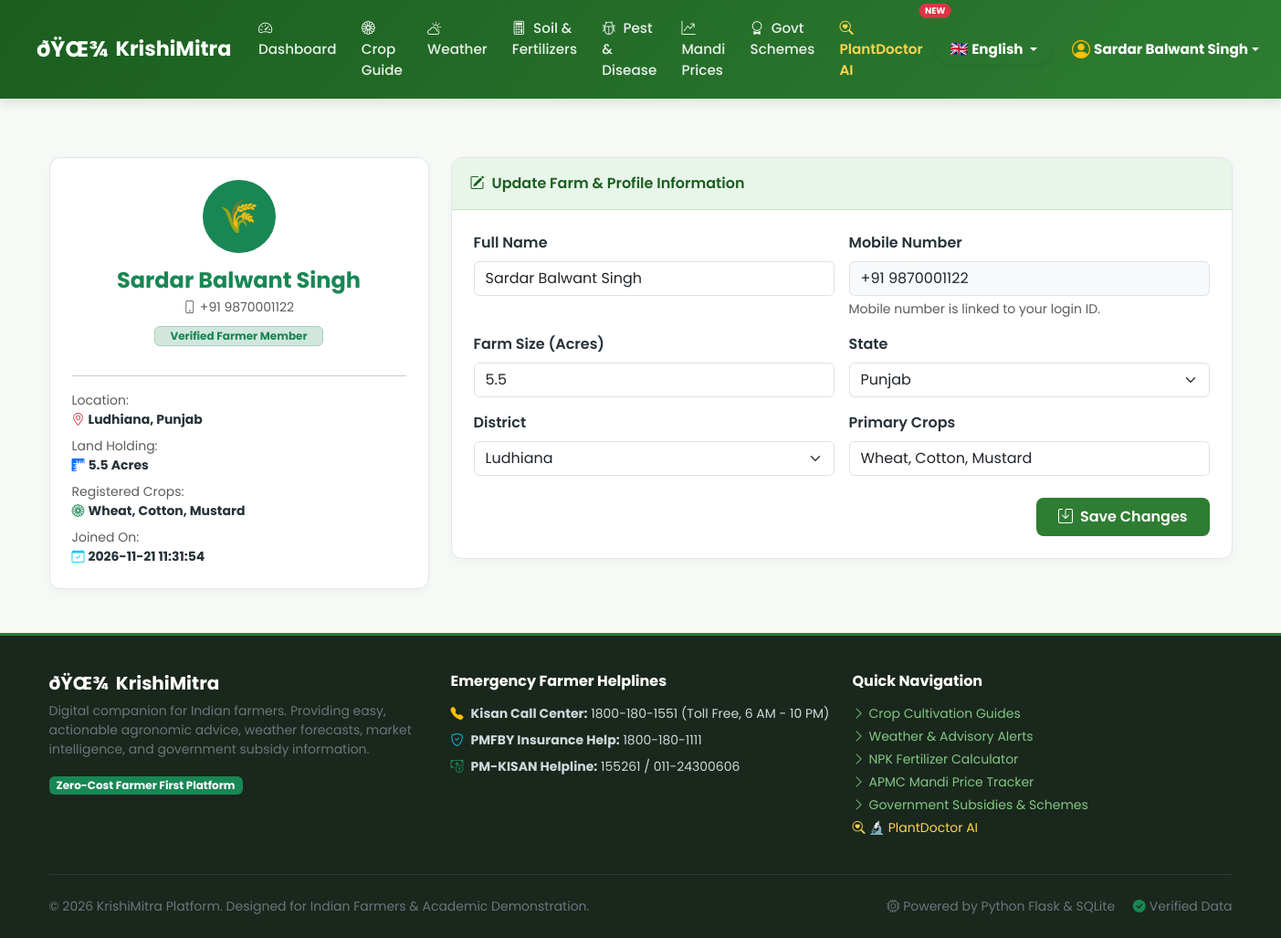
/auth/profile (signed in), run on the app's committed database.
### tables this page shows
CREATE TABLE farmers (
    id INTEGER PRIMARY KEY AUTOINCREMENT,
    name TEXT NOT NULL,
    mobile TEXT UNIQUE NOT NULL,
    password_hash TEXT NOT NULL,
    state TEXT NOT NULL DEFAULT 'Maharashtra',
    district TEXT NOT NULL,
    farm_size REAL NOT NULL DEFAULT 1.0,
    primary_crops TEXT,
    created_at TIMESTAMP DEFAULT CURRENT_TIMESTAMP
);

### app/routes/auth.py (the view, shortened to what this page needs)
@auth_bp.route('/profile', methods=['GET', 'POST'])
@login_required
def profile():
    db = get_db()
    farmer = get_current_farmer()
    return render_template('auth/profile.html', farmer=farmer, states=INDIAN_STATES_DISTRICTS)

### app/database/db.py (called while the page is built, shortened)
def get_db():
    if 'db' not in g:
        db_url = current_app.config.get('DATABASE_URL') or os.environ.get('DATABASE_URL')
        db_path = current_app.config.get('DATABASE', 'krishimitra.db')
        conn = sqlite3.connect(db_path)
        conn.row_factory = sqlite3.Row
        g.db = conn
        g.db_backend = 'sqlite'
    return g.db

### app/routes/helpers.py (called while the page is built)
def login_required(view):
    @functools.wraps(view)
    def wrapped_view(**kwargs):
        if session.get('farmer_id') is None:
            flash('Please log in to access this page.', 'warning')
            return redirect(url_for('auth.login'))
        return view(**kwargs)
    return wrapped_view

def get_current_farmer():
    farmer_id = session.get('farmer_id')
    if farmer_id is None:
        return None
    db = get_db()
    farmer = db.execute("SELECT * FROM farmers WHERE id = ?", (farmer_id,)).fetchone()
    return farmer

### app/translations/languages.py (called while the page is built)
def get_translation(key: str, lang: str = 'en') -> str:
    if not lang or lang not in SUPPORTED_LANGUAGES:
        lang = 'en'
    entry = TRANSLATIONS.get(key)
    if not entry:
        return key
    return entry.get(lang, entry.get('en', key))

### app/templates/auth/profile.html (shortened to what this page needs)
{% extends "base.html" %}
{% block content %}
<div class="container py-5">
  <div class="row g-4">
    <div class="col-lg-4">
      <div class="farm-card text-center p-4">
        <div class="mb-3">
          <div class="bg-success text-white rounded-circle d-inline-flex align-items-center justify-content-center" style="width: 80px; height: 80px; font-size: 2.2rem;">
            🌾
          </div>
        </div>
        <h4 class="fw-bold text-success mb-1">{{ farmer['name'] }}</h4>
        <p class="text-muted small mb-2"><i class="bi bi-phone me-1"></i>+91 {{ farmer['mobile'] }}</p>
        <span class="badge bg-success-subtle text-success border border-success-subtle px-3 py-1 mb-3">
          Verified Farmer Member
        </span>
        <hr class="my-3">
        <div class="text-start">
          <div class="mb-2 small">
            <span class="text-muted d-block">Location:</span>
            <strong><i class="bi bi-geo-alt text-danger me-1"></i>{{ farmer['district'] }}, {{ farmer['state'] }}</strong>
          </div>
          <div class="mb-2 small">
            <span class="text-muted d-block">Land Holding:</span>
            <strong><i class="bi bi-rulers text-primary me-1"></i>{{ farmer['farm_size'] }} Acres</strong>
          </div>
          <div class="mb-2 small">
            <span class="text-muted d-block">Registered Crops:</span>
            <strong><i class="bi bi-flower1 text-success me-1"></i>{{ farmer['primary_crops'] or 'None specified' }}</strong>
          </div>
          <div class="small">
            <span class="text-muted d-block">Joined On:</span>
            <strong><i class="bi bi-calendar-check text-info me-1"></i>{{ farmer['created_at'] }}</strong>
          </div>
        </div>
      </div>
    </div>
    <div class="col-lg-8">
      <div class="farm-card">
        <div class="card-header-agri d-flex align-items-center justify-content-between">
          <span><i class="bi bi-pencil-square me-2"></i>Update Farm & Profile Information</span>
        </div>
        <div class="p-4">
          <form method="POST" action="{{ url_for('auth.profile') }}">
            <div class="row g-3">
              <div class="col-md-6">
                <label for="name" class="form-label fw-semibold">Full Name</label>
                <input type="text" class="form-control" id="name" name="name" value="{{ farmer['name'] }}" required>
              </div>
              <div class="col-md-6">
                <label class="form-label fw-semibold">Mobile Number</label>
                <input type="text" class="form-control bg-light" value="+91 {{ farmer['mobile'] }}" readonly disabled>
                <div class="form-text">Mobile number is linked to your login ID.</div>
              </div>
              <div class="col-md-6">
                <label for="farm_size" class="form-label fw-semibold">Farm Size (Acres)</label>
                <input type="number" class="form-control" id="farm_size" name="farm_size" value="{{ farmer['farm_size'] }}" step="0.1" min="0.1" required>
              </div>
              <div class="col-md-6">
                <label for="stateSelect" class="form-label fw-semibold">State</label>
                <select class="form-select" id="stateSelect" name="state" required onchange="updateDistricts()">
                  {% for st in states.keys() %}
                    <option value="{{ st }}" {% if st == farmer['state'] %}selected{% endif %}>{{ st }}</option>
                  {% endfor %}
                </select>
              </div>
              <div class="col-md-6">
                <label for="districtSelect" class="form-label fw-semibold">District</label>
                <select class="form-select" id="districtSelect" name="district" required>
                </select>
              </div>
              <div class="col-md-6">
                <label for="primary_crops" class="form-label fw-semibold">Primary Crops</label>
                <input type="text" class="form-control" id="primary_crops" name="primary_crops" value="{{ farmer['primary_crops'] or '' }}" placeholder="e.g. Wheat, Rice, Cotton">
              </div>
            </div>
            <div class="mt-4 text-end">
              <button type="submit" class="btn btn-agri px-4">
                <i class="bi bi-save me-1"></i> Save Changes
              </button>
            </div>
          </form>
        </div>
      </div>
    </div>
  </div>
</div>
{% endblock %}

### app/templates/base.html (shortened to what this page needs)
<!DOCTYPE html>
<html lang="en">
<head>
  <link href="https://cdn.jsdelivr.net/npm/bootstrap@5.3.3/dist/css/bootstrap.min.css" rel="stylesheet">
  <link rel="stylesheet" href="https://cdn.jsdelivr.net/npm/bootstrap-icons@1.11.3/font/bootstrap-icons.min.css">
  <link rel="stylesheet" href="{{ url_for('static', filename='css/style.css') }}">
</head>
<body>
  <nav class="navbar navbar-expand-lg navbar-dark navbar-krishi sticky-top">
    <div class="container-fluid px-lg-4">
      <a class="navbar-brand" href="{{ url_for('main.home') }}">
        <span class="fs-4">ðŸŒ¾</span>
        <span>KrishiMitra</span>
      </a>
      <div class="collapse navbar-collapse" id="navContent">
        <ul class="navbar-nav me-auto mb-2 mb-lg-0">
          <li class="nav-item">
            <a class="nav-link" href="{{ url_for('main.dashboard') }}">
              <i class="bi bi-speedometer2 me-1"></i> {{ t('nav_dashboard') }}
            </a>
          </li>
          <li class="nav-item">
            <a class="nav-link" href="{{ url_for('crops.index') }}">
              <i class="bi bi-flower1 me-1"></i> {{ t('nav_crops') }}
            </a>
          </li>
          <li class="nav-item">
            <a class="nav-link" href="{{ url_for('weather.index') }}">
              <i class="bi bi-cloud-sun me-1"></i> {{ t('nav_weather') }}
            </a>
          </li>
          <li class="nav-item">
            <a class="nav-link" href="{{ url_for('soil.index') }}">
              <i class="bi bi-calculator me-1"></i> {{ t('nav_soil') }}
            </a>
          </li>
          <li class="nav-item">
            <a class="nav-link" href="{{ url_for('diseases.index') }}">
              <i class="bi bi-bug me-1"></i> {{ t('nav_diseases') }}
            </a>
          </li>
          <li class="nav-item">
            <a class="nav-link" href="{{ url_for('market.index') }}">
              <i class="bi bi-graph-up-arrow me-1"></i> {{ t('nav_market') }}
            </a>
          </li>
          <li class="nav-item">
            <a class="nav-link" href="{{ url_for('schemes.index') }}">
              <i class="bi bi-award me-1"></i> {{ t('nav_schemes') }}
            </a>
          </li>
          <li class="nav-item">
            <a class="nav-link position-relative" href="{{ url_for('plantdoctor.index') }}"
               style="color:#ffd54f !important; font-weight:600;">
              <i class="bi bi-search-heart me-1"></i> {{ t('nav_plantdoctor') }}
              <span class="position-absolute top-0 start-100 translate-middle badge rounded-pill bg-danger" style="font-size:0.6rem;">NEW</span>
            </a>
          </li>
        </ul>
        <ul class="navbar-nav me-lg-2 mb-2 mb-lg-0">
          <li class="nav-item dropdown">
            <a class="nav-link dropdown-toggle btn btn-sm btn-outline-warning text-white px-3 py-1 d-flex align-items-center gap-1 shadow-sm"
               href="#" role="button" data-bs-toggle="dropdown" aria-expanded="false" style="border-radius: 20px; border-color: #ffd54f;">
              <span class="fs-6">{{ supported_languages[current_lang]['flag'] if current_lang in supported_languages else '🌐' }}</span>
              <span class="fw-bold">{{ supported_languages[current_lang]['native'] if current_lang in supported_languages else 'Language' }}</span>
            </a>
          </li>
        </ul>
        <ul class="navbar-nav ms-auto ms-lg-0 mb-2 mb-lg-0 align-items-lg-center">
          {% if session.get('farmer_id') %}
            <li class="nav-item dropdown">
              <a class="nav-link dropdown-toggle text-white fw-bold d-flex align-items-center" href="#" role="button" data-bs-toggle="dropdown" aria-expanded="false">
                <i class="bi bi-person-circle fs-5 me-1 text-warning"></i>
                <span>{{ session.get('farmer_name') }}</span>
              </a>
            </li>
          {% endif %}
        </ul>
      </div>
    </div>
  </nav>
  <main class="flex-grow-1">
    {% block content %}{% endblock %}
  </main>
  <footer>
    <div class="container">
      <div class="row g-4">
        <div class="col-md-4">
          <h5 class="text-white fw-bold d-flex align-items-center gap-2">
            <span>ðŸŒ¾</span> KrishiMitra
          </h5>
          <p class="small text-secondary mb-3">
            Digital companion for Indian farmers. Providing easy, actionable agronomic advice, weather forecasts, market intelligence, and government subsidy information.
          </p>
          <span class="badge bg-success text-white px-2 py-1">Zero-Cost Farmer First Platform</span>
        </div>
        <div class="col-md-4">
          <h6 class="text-white fw-bold mb-3">Emergency Farmer Helplines</h6>
          <ul class="list-unstyled small">
            <li class="mb-2"><i class="bi bi-telephone-fill text-warning me-2"></i><strong>Kisan Call Center:</strong> 1800-180-1551 (Toll Free, 6 AM - 10 PM)</li>
            <li class="mb-2"><i class="bi bi-shield-check text-info me-2"></i><strong>PMFBY Insurance Help:</strong> 1800-180-1111</li>
            <li class="mb-2"><i class="bi bi-cash-coin text-success me-2"></i><strong>PM-KISAN Helpline:</strong> 155261 / 011-24300606</li>
          </ul>
        </div>
        <div class="col-md-4">
          <h6 class="text-white fw-bold mb-3">Quick Navigation</h6>
          <ul class="list-unstyled small d-flex flex-column gap-1">
            <li><a href="{{ url_for('crops.index') }}"><i class="bi bi-chevron-right me-1"></i>Crop Cultivation Guides</a></li>
            <li><a href="{{ url_for('weather.index') }}"><i class="bi bi-chevron-right me-1"></i>Weather & Advisory Alerts</a></li>
            <li><a href="{{ url_for('soil.index') }}"><i class="bi bi-chevron-right me-1"></i>NPK Fertilizer Calculator</a></li>
            <li><a href="{{ url_for('market.index') }}"><i class="bi bi-chevron-right me-1"></i>APMC Mandi Price Tracker</a></li>
            <li><a href="{{ url_for('schemes.index') }}"><i class="bi bi-chevron-right me-1"></i>Government Subsidies & Schemes</a></li>
            <li><a href="{{ url_for('plantdoctor.index') }}" style="color:#ffd54f;"><i class="bi bi-search-heart me-1"></i>&#x1F52C; PlantDoctor AI</a></li>
          </ul>
        </div>
      </div>
      <hr class="border-secondary my-4">
      <div class="d-flex flex-column flex-md-row justify-content-between align-items-center small text-secondary">
        <div>&copy; 2026 KrishiMitra Platform. Designed for Indian Farmers & Academic Demonstration.</div>
        <div class="mt-2 mt-md-0">
          <span class="me-3"><i class="bi bi-cpu me-1"></i>Powered by Python Flask & SQLite</span>
          <span><i class="bi bi-check-circle-fill text-success me-1"></i>Verified Data</span>
        </div>
      </div>
    </div>
  </footer>
</body>
</html>

### app/static/css/style.css (style rules this page uses)
body { top: 0px !important; }
:root { --primary-green: #2e7d32; --primary-dark: #1b5e20; --primary-light: #4caf50; --accent-gold: #f9a825; --earth-brown: #5d4037; --bg-light: #f7f9f6; --card-bg: #ffffff; --text-dark: #263238; --text-muted: #607d8b; --border-color: #e0e6ed; --success-color: #2e7d32; --warning-color: #ef6c00; --danger-color: #c62828; }
body { font-family: 'Poppins', -apple-system, BlinkMacSystemFont, "Segoe UI", Roboto, sans-serif; background-color: var(--bg-light); color: var(--text-dark); min-height: 100vh; display: flex; flex-direction: column; }
.navbar-krishi { background: linear-gradient(135deg, #1b5e20 0%, #2e7d32 100%); box-shadow: 0 4px 12px rgba(27, 94, 32, 0.15); padding: 0.75rem 1rem; }
.navbar-brand { font-weight: 700; font-size: 1.4rem; color: #ffffff !important; display: flex; align-items: center; gap: 0.5rem; }
.navbar-dark .navbar-nav .nav-link { color: rgba(255, 255, 255, 0.9); font-weight: 500; font-size: 0.95rem; padding: 0.5rem 0.85rem; border-radius: 6px; transition: all 0.2s ease-in-out; }
.farm-card { background: var(--card-bg); border: 1px solid var(--border-color); border-radius: 12px; box-shadow: 0 4px 10px rgba(0, 0, 0, 0.03); transition: transform 0.2s ease, box-shadow 0.2s ease; overflow: hidden; }
.card-header-agri { background-color: #e8f5e9; border-bottom: 1px solid #c8e6c9; color: var(--primary-dark); font-weight: 600; padding: 1rem 1.25rem; }
.btn-agri { background-color: var(--primary-green); color: #ffffff; font-weight: 600; border: none; border-radius: 8px; padding: 0.55rem 1.25rem; transition: background-color 0.2s; }
footer { margin-top: auto; background-color: #1a271c; color: #cfd8dc; padding: 2.5rem 0 1.5rem; border-top: 3px solid var(--primary-green); }
footer a { color: #81c784; text-decoration: none; }

### data on the page
farmers: get "Sardar Balwant Singh", name "Sardar Balwant Singh", mobile "9870001122", district "Ludhiana", state "Punjab", farm_size "5.5", primary_crops "Wheat, Cotton, Mustard", created_at "2026-11-21 11:31:54", mobile "+91 9870001122"

### other printed values
{{ t('nav_dashboard') }} "Dashboard"
{{ t('nav_crops') }} "Crop Guide"
{{ t('nav_weather') }} "Weather"
{{ t('nav_soil') }} "Soil & Fertilizers"
{{ t('nav_diseases') }} "Pest & Disease"
{{ t('nav_market') }} "Mandi Prices"
{{ t('nav_schemes') }} "Govt Schemes"
{{ t('nav_plantdoctor') }} "PlantDoctor AI"
